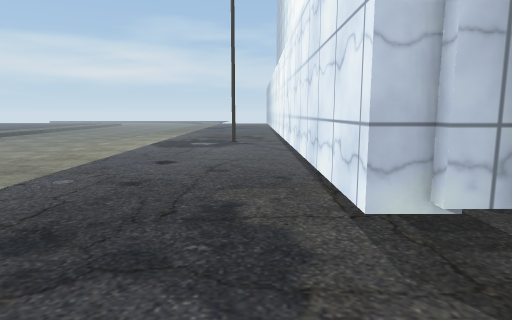
[1] (above)

16 first-person views from a walk through a Unity game level. The camera is 1.5 m above the floor, tilts 8° down and sees 75° across. The floor is counted in squares, 0.84 m on a side. Each view is taken from the middle of a square. On the plan, view 1 faces up. The plan holds only what a view shows up to about 17 squares ahead; the rest is blank. The place goes on beyond the plan. The player is left out. Some animated figures are not drawn. Door leaves are left out, so doorways stand open. Some surface patterns are stand-ins.

[2]
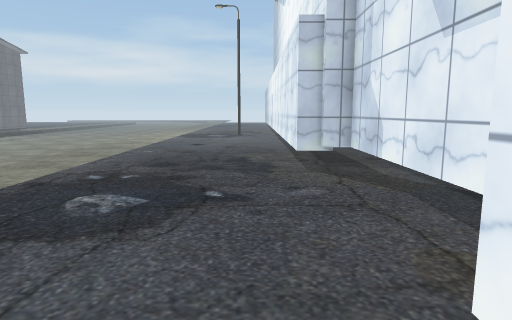

[3]
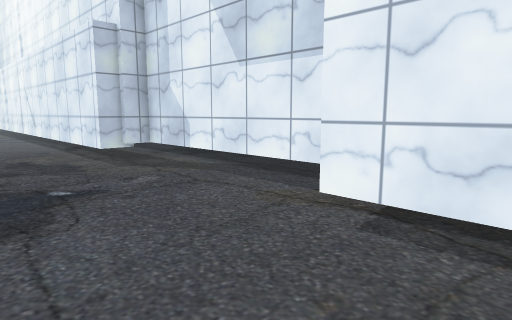

[4]
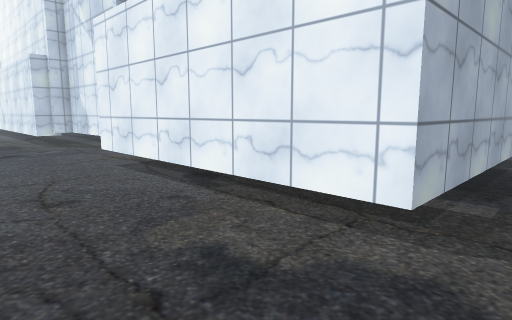

[5]
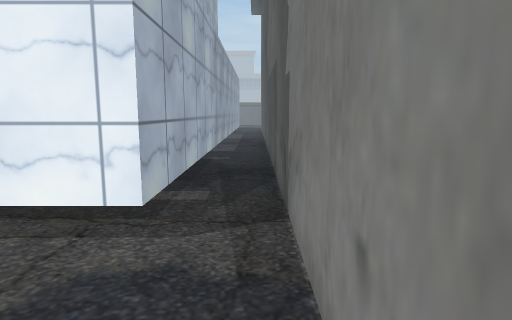

[6]
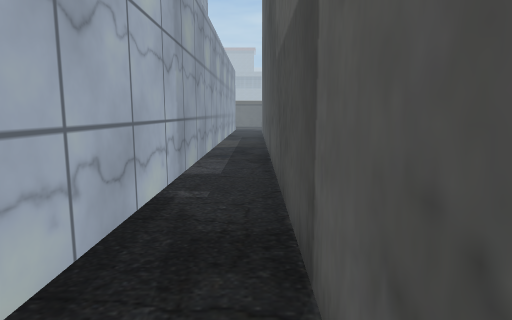

[7]
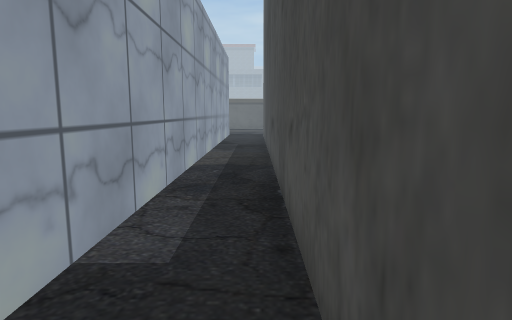

[8]
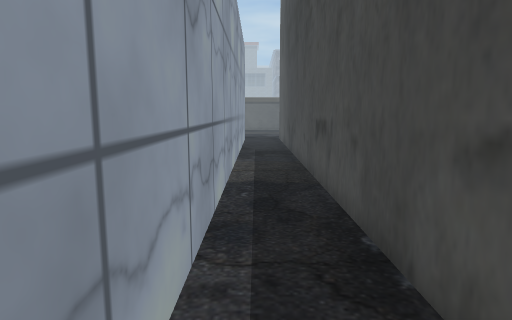

[9]
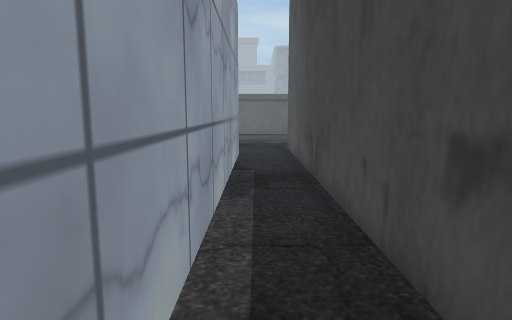

[10]
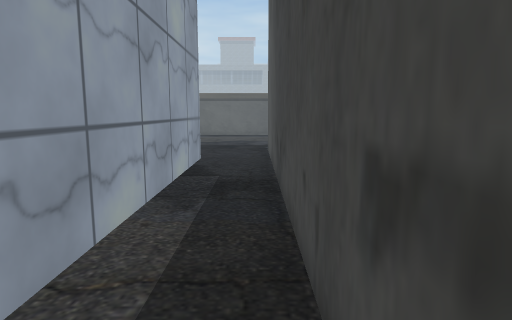

[11]
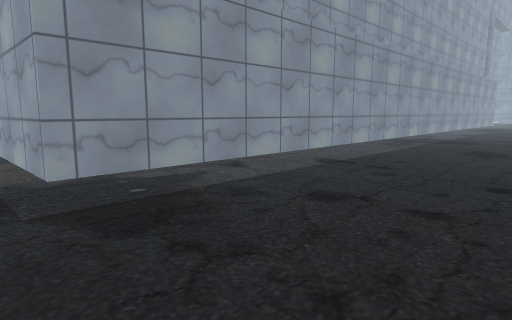

[12]
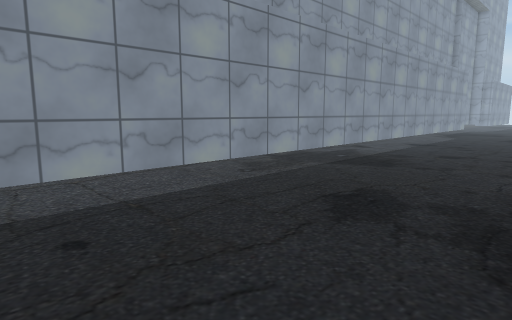

[13]
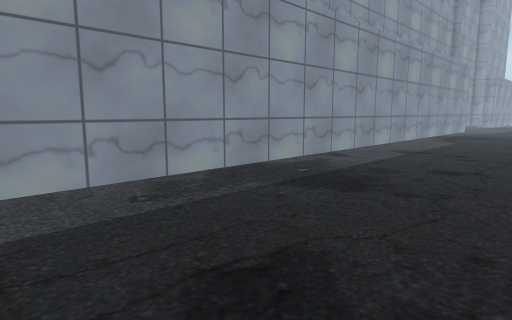

[14]
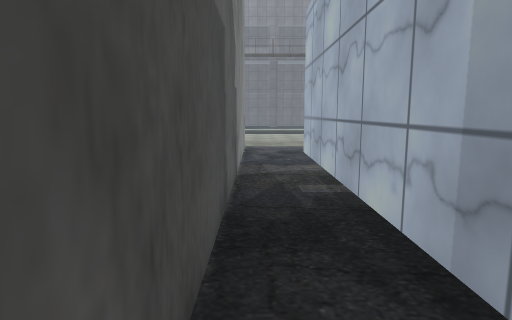

[15]
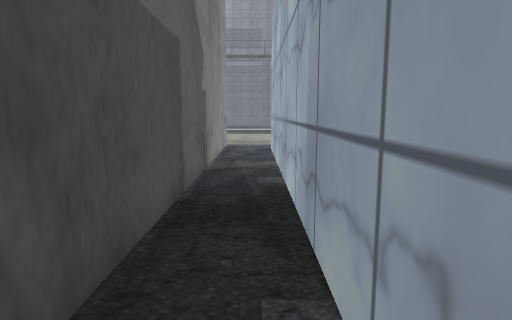

[16]
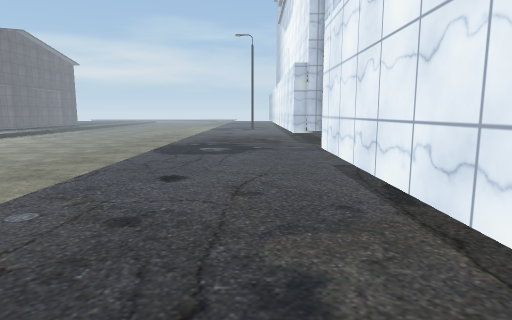

### Floor plan
Key: @ floor where view 1 was taken; # wall or solid block; . floor; T thing the floor can be seen under or through.
Columns run from 3 left of view 1 to 35 right of it. Each row starts with its distance up from view 1.
 15 ....#.                         #....
 14 ....#.                        .#....
 13 ....#.                       ..T....
 12 ....#.                       ..T.....
 11 ....#.                       ..T.....
 10 ....#. ..                    ..T.....
  9 ....#....                    ..T.....
  8 ....T....                    ..T.....
  7 ....T....                   ...T.....
  6 ....T.....                  ...T.....
  5 ....T......                 ...T......
  4 ....TTT....                 ...T......
  3 ......T....                 ...T......
  2 ......T....                 ...T......
  1 ......T....                 ...T......
  0 ...@..T....                 ...T......
 -1 ......T....                 ...T.......
 -2 ......T...                  ...T.......
 -3 ......T..                   ...T.......
 -4 ......T                     ...T......
 -5 ....T                       ...T.....
 -6 ....T..                     ...T.......
 -7 ....T..                     ...T......
 -8 ....T..                     ...T......
 -9 ....T..                     ...T......
-10 ....T..                     ...T......
-11 ....T..                     ...T......
-12 ....T..                     ...T.......
-13 ....T..                     ...T.......
-14 ....T..                     ...T.......
-15 ....TT#########################T.......
-16 .......................................
-17 .......................................
-18 ######################################

Positions as (right, up) in squares from view 1, and headings:
1: (0, 0), facing up
2: (0, -7), facing up
3: (-3, -8), facing up-right
4: (-3, -17), facing up-right
5: (-3, -17), facing right
6: (3, -17), facing right
7: (9, -17), facing right
8: (12, -16), facing right
9: (18, -16), facing right
10: (19, -17), facing right
11: (35, -17), facing up-left
12: (35, -6), facing up-left
13: (34, -2), facing up-left
14: (12, -17), facing left
15: (13, -16), facing left
16: (-1, -17), facing up
